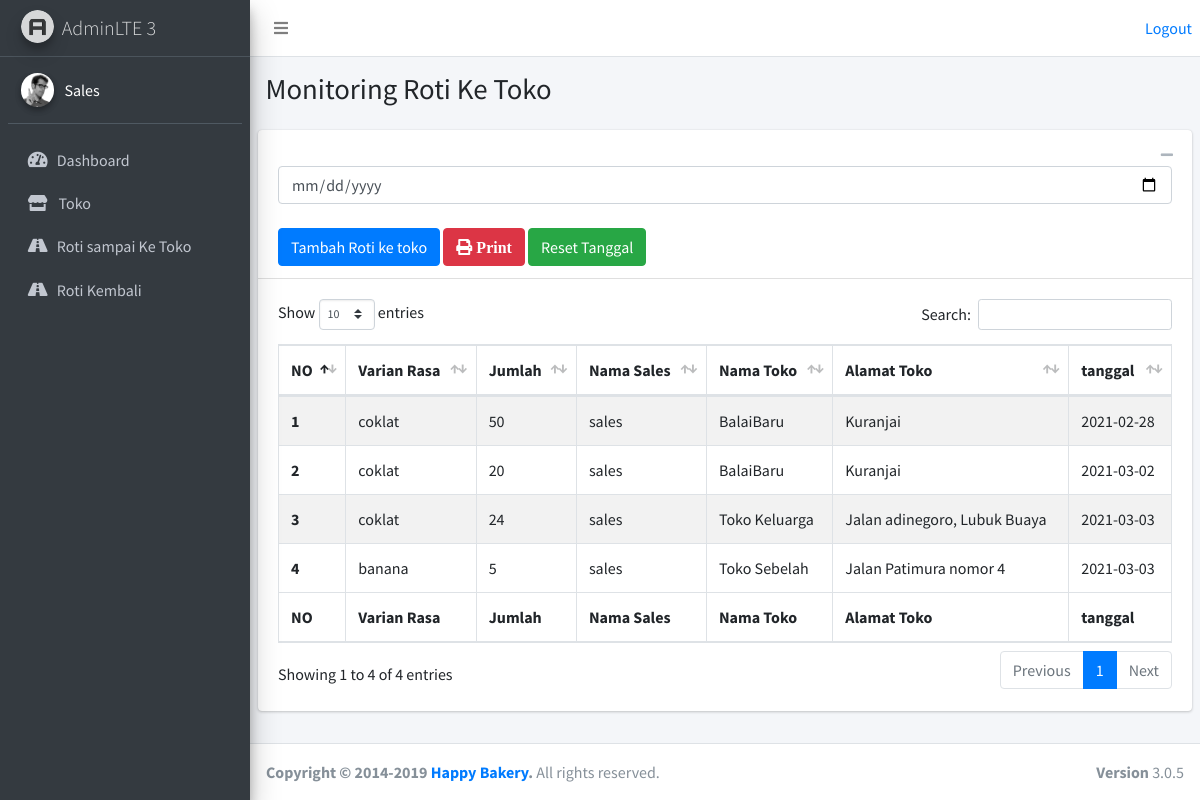
Page /barang_toko/index.php (signed in) on the committed database.
### tables this page shows
CREATE TABLE `roti_sampai` (
  `id_ds` int(11) NOT NULL,
  `id_rasa` int(20) NOT NULL,
  `id_user` int(20) NOT NULL,
  `id_toko` int(20) NOT NULL,
  `jumlah` int(20) NOT NULL,
  `tanggal` date NOT NULL
);

CREATE TABLE `varian_rasa` (
  `id_rasa` int(11) NOT NULL,
  `varian_rasa` varchar(20) NOT NULL
);

CREATE TABLE `user` (
  `id` int(11) NOT NULL,
  `username` varchar(20) NOT NULL,
  `pass` varchar(20) NOT NULL,
  `status` varchar(10) NOT NULL
);

CREATE TABLE `toko` (
  `id_toko` int(11) NOT NULL,
  `nama_toko` varchar(20) NOT NULL,
  `alamat` text NOT NULL
);

### barang_toko/index.php (the view, shortened to what this page needs)
<?php
include '../layouts/header.php';
?>
<div class="content-wrapper">
    <section class="content-header">
        <div class="container-fluid">
            <div class="row mb-2">
                <div class="col-sm-6">
                    <h1>Monitoring Roti Ke Toko</h1>
                </div>
                <div class="col-sm-6">
                </div>
            </div>
        </div>
    </section>
    <section class="content">
        <div class="card">
            <div class="card-header">
                <div class="card-tools">
                    <button type="button" class="btn btn-tool" data-card-widget="collapse" data-toggle="tooltip" title="Collapse">
                        <i class="fas fa-minus"></i></button>
                </div>
                <form action="session_tgl.php" method="POST">
                    <?php
                    if (isset($_SESSION['tanggal_cek'])) {
                        $tgl = $_SESSION['tanggal_cek'];
                    } else {
                        $tgl = date('d-m-Y');
                    }
                    ?>
                    <input type="date" class="form-control" onchange="this.form.submit();" name="tanggal_cek" value="<?php echo $tgl; ?>"> <br>
                    <a href="draf.php" class="btn btn-primary"> Tambah Roti ke toko </a>
                    <a href="../cetak/cetak_roti_sampai.php" target="_blank" class="btn btn-danger"><i class="fas fa-print">&nbsp;Print</i> </a>
                    <a href="../cetak/destroy_roti.php?roti=roti_sampai" class=" btn btn-success">Reset Tanggal</a>
                </form>
            </div>
            <div class="card-body">
                <div class="table-responsive">
                    <table id="example1" class="table table-bordered table-striped">
                        <thead>
                            <tr>
                                <th>NO</th>
                                <th>Varian Rasa</th>
                                <th>Jumlah</th>
                                <th>Nama Sales</th>
                                <th>Nama Toko</th>
                                <th>Alamat Toko</th>
                                <th>tanggal</th>
                            </tr>
                        </thead>
                        <tbody>
                            <?php
                            if (isset($_SESSION['tanggal_cek'])) {
                                $tgl = $_SESSION['tanggal_cek'];
                                $query = mysqli_query($koneksi, "SELECT * FROM roti_sampai INNER JOIN user ON roti_sampai.id_user = user.id INNER JOIN varian_rasa ON roti_sampai.id_rasa = varian_rasa.id_rasa INNER JOIN toko ON roti_sampai.id_toko = toko.id_toko Where tanggal = '$tgl'") or die(mysqli_error($koneksi));
                            } else {
                                $query = mysqli_query($koneksi, "SELECT * FROM roti_sampai INNER JOIN user ON roti_sampai.id_user = user.id INNER JOIN varian_rasa ON roti_sampai.id_rasa = varian_rasa.id_rasa INNER JOIN toko ON roti_sampai.id_toko = toko.id_toko ORDER BY tanggal ASC ") or die(mysqli_error($koneksi));
                            }
                            $no = 1;
                            while ($t = mysqli_fetch_array($query)) {
                            ?>
                                <tr>
                                    <th scope="row"><?php echo $no++; ?></th>
                                    <td><?php echo $t['varian_rasa'] ?></td>
                                    <td><?php echo $t['jumlah'] ?></td>
                                    <td><?php echo $t['username'] ?></td>
                                    <td><?php echo $t['nama_toko'] ?></td>
                                    <td><?php echo $t['alamat'] ?></td>
                                    <td><?php echo $t['tanggal'] ?></td>
                                </tr>
                            <?php } ?>
                        </tbody>
                        <tfoot>
                            <tr>
                                <th>NO</th>
                                <th>Varian Rasa</th>
                                <th>Jumlah</th>
                                <th>Nama Sales</th>
                                <th>Nama Toko</th>
                                <th>Alamat Toko</th>
                                <th>tanggal</th>
                            </tr>
                        </tfoot>
                    </table>
                </div>
            </div>
        </div>
    </section>
</div>
<?php
include '../layouts/footer.php';
?>

### layouts/header.php (shortened to what this page needs)
<!DOCTYPE html>
<html>
<head>
    <link rel="stylesheet" href="../asset/plugins/fontawesome-free/css/all.min.css">
    <link rel="stylesheet" href="https://code.ionicframework.com/ionicons/2.0.1/css/ionicons.min.css">
    <link rel="stylesheet" href="../asset/dist/css/adminlte.min.css">
    <link rel="stylesheet" href="../asset/plugins/datatables-bs4/css/dataTables.bootstrap4.min.css">
    <link rel="stylesheet" href="../asset/plugins/datatables-responsive/css/responsive.bootstrap4.min.css">
    <link rel="stylesheet" href="../asset/dist/css/adminlte.min.css">
</head>
<body class="hold-transition sidebar-mini">
    <div class="wrapper">
        <nav class="main-header navbar navbar-expand navbar-white navbar-light">
            <ul class="navbar-nav">
                <li class="nav-item">
                    <a class="nav-link" data-widget="pushmenu" href="#" role="button"><i class="fas fa-bars"></i></a>
                </li>
            </ul>
            <ul class="navbar-nav ml-auto">
                <li class="nav-item">
                    <a href="../auth/logout.php">
                        Logout
                    </a>
                </li>
            </ul>
        </nav>
        <aside class="main-sidebar sidebar-dark-primary elevation-4">
            <a href="../../index3.html" class="brand-link">
                <img src="../asset/dist/img/AdminLTELogo.png" alt="AdminLTE Logo" class="brand-image img-circle elevation-3" style="opacity: .8">
                <span class="brand-text font-weight-light">AdminLTE 3</span>
            </a>
            <div class="sidebar">
                <div class="user-panel mt-3 pb-3 mb-3 d-flex">
                    <div class="image">
                        <img src="../asset/dist/img/user2-160x160.jpg" class="img-circle elevation-2" alt="User Image">
                    </div>
                    <div class="info">
                        <span class="d-block text-white"><?php $nama = $_SESSION['nama'];
                                                            echo ucwords($nama); ?></span>
                    </div>
                </div>
                <nav class="mt-2">
                    <ul class="nav nav-pills nav-sidebar flex-column" data-widget="treeview" role="menu" data-accordion="false">
                        <?php
                        if ($_SESSION['status'] == 'sales') {
                        ?>
                            <li class="nav-item has-treeview">
                                <a href="../home/index.php" class="nav-link">
                                    <i class="nav-icon fas fa-tachometer-alt"></i>
                                    <p>
                                        Dashboard
                                    </p>
                                </a>
                            </li>
                            <li class="nav-item has-treeview">
                                <a href="../toko/index.php" class="nav-link ml-1">
                                    <i class="fas fa-store"></i>
                                    <p class="ml-2">
                                        Toko
                                    </p>
                                </a>
                            </li>
                            <li class="nav-item">
                                <a href="../barang_toko/index.php" class="nav-link">
                                    <i class="nav-icon fas far fa-road"></i>
                                    <p>
                                        Roti sampai Ke Toko
                                    </p>
                                </a>
                            </li>
                            <li class="nav-item">
                                <a href="../roti_kembali/index.php" class="nav-link">
                                    <i class="nav-icon fas far fa-road"></i>
                                    <p>
                                        Roti Kembali
                                    </p>
                                </a>
                            </li>
                        <?php } ?>
                    </ul>
                </nav>
            </div>
        </aside>

### layouts/footer.php (shortened to what this page needs)
<footer class="main-footer">
  <div class="float-right d-none d-sm-block">
    <b>Version</b> 3.0.5
  </div>
  <strong>Copyright &copy; 2014-2019 <a href="http://adminlte.io">Happy Bakery</a>.</strong> All rights
  reserved.
</footer>
</div>
</body>
</html>

### rows in the picture
roti_sampai: id_rasa.varian_rasa "coklat", jumlah "50", id_user.username "sales", id_toko.nama_toko "BalaiBaru", id_toko.alamat "Kuranjai", tanggal "2021-02-28"
roti_sampai: id_rasa.varian_rasa "coklat", jumlah "20", id_user.username "sales", id_toko.nama_toko "BalaiBaru", id_toko.alamat "Kuranjai", tanggal "2021-03-02"
roti_sampai: id_rasa.varian_rasa "coklat", jumlah "24", id_user.username "sales", id_toko.nama_toko "Toko Keluarga", id_toko.alamat "Jalan adinegoro, Lubuk Buaya", tanggal "2021-03-03"
roti_sampai: id_rasa.varian_rasa "banana", jumlah "5", id_user.username "sales", id_toko.nama_toko "Toko Sebelah", id_toko.alamat "Jalan Patimura nomor 4", tanggal "2021-03-03"

### other values in the picture
$nama "Sales"
